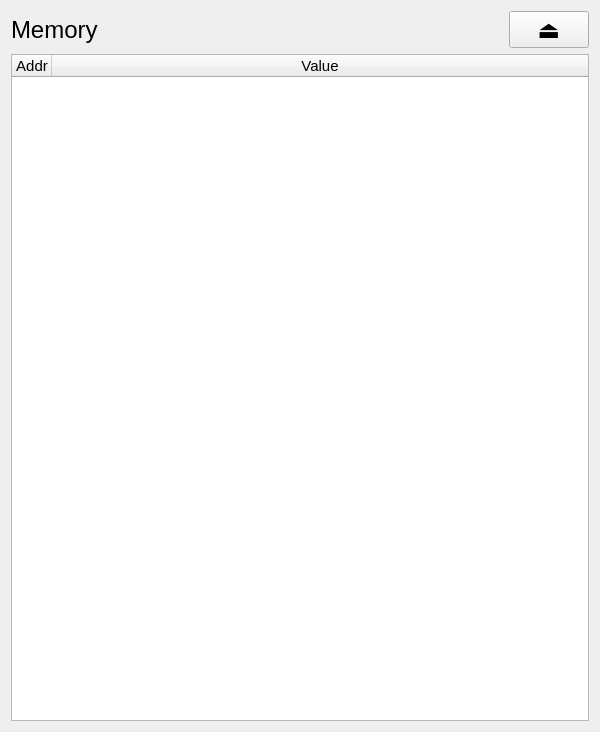
<?xml version="1.0" encoding="UTF-8"?>
<ui version="4.0">
 <class>Memory</class>
 <widget class="QWidget" name="Memory">
  <property name="geometry">
   <rect>
    <x>0</x>
    <y>0</y>
    <width>600</width>
    <height>732</height>
   </rect>
  </property>
  <property name="minimumSize">
   <size>
    <width>600</width>
    <height>0</height>
   </size>
  </property>
  <property name="windowTitle">
   <string>Form</string>
  </property>
  <layout class="QVBoxLayout" name="verticalLayout">
   <item>
    <layout class="QHBoxLayout" name="horizontalLayout_title">
     <item>
      <widget class="QLabel" name="label_title">
       <property name="font">
        <font>
         <pointsize>18</pointsize>
        </font>
       </property>
       <property name="text">
        <string>Memory</string>
       </property>
      </widget>
     </item>
     <item>
      <spacer name="horizontalSpacer_title">
       <property name="orientation">
        <enum>Qt::Horizontal</enum>
       </property>
       <property name="sizeHint" stdset="0">
        <size>
         <width>40</width>
         <height>20</height>
        </size>
       </property>
      </spacer>
     </item>
     <item>
      <widget class="QPushButton" name="pushButton_dock">
       <property name="font">
        <font>
         <pointsize>18</pointsize>
        </font>
       </property>
       <property name="text">
        <string>⏏</string>
       </property>
      </widget>
     </item>
    </layout>
   </item>
   <item>
    <widget class="QTableWidget" name="tableWidget_memory">
     <property name="minimumSize">
      <size>
       <width>550</width>
       <height>0</height>
      </size>
     </property>
     <property name="font">
      <font>
       <pointsize>11</pointsize>
      </font>
     </property>
     <property name="editTriggers">
      <set>QAbstractItemView::NoEditTriggers</set>
     </property>
     <property name="alternatingRowColors">
      <bool>true</bool>
     </property>
     <property name="selectionMode">
      <enum>QAbstractItemView::NoSelection</enum>
     </property>
     <property name="textElideMode">
      <enum>Qt::ElideLeft</enum>
     </property>
     <attribute name="horizontalHeaderMinimumSectionSize">
      <number>40</number>
     </attribute>
     <attribute name="horizontalHeaderDefaultSectionSize">
      <number>40</number>
     </attribute>
     <attribute name="horizontalHeaderStretchLastSection">
      <bool>true</bool>
     </attribute>
     <column>
      <property name="text">
       <string>Addr</string>
      </property>
     </column>
     <column>
      <property name="text">
       <string>Value</string>
      </property>
     </column>
    </widget>
   </item>
  </layout>
 </widget>
 <resources/>
 <connections/>
</ui>
